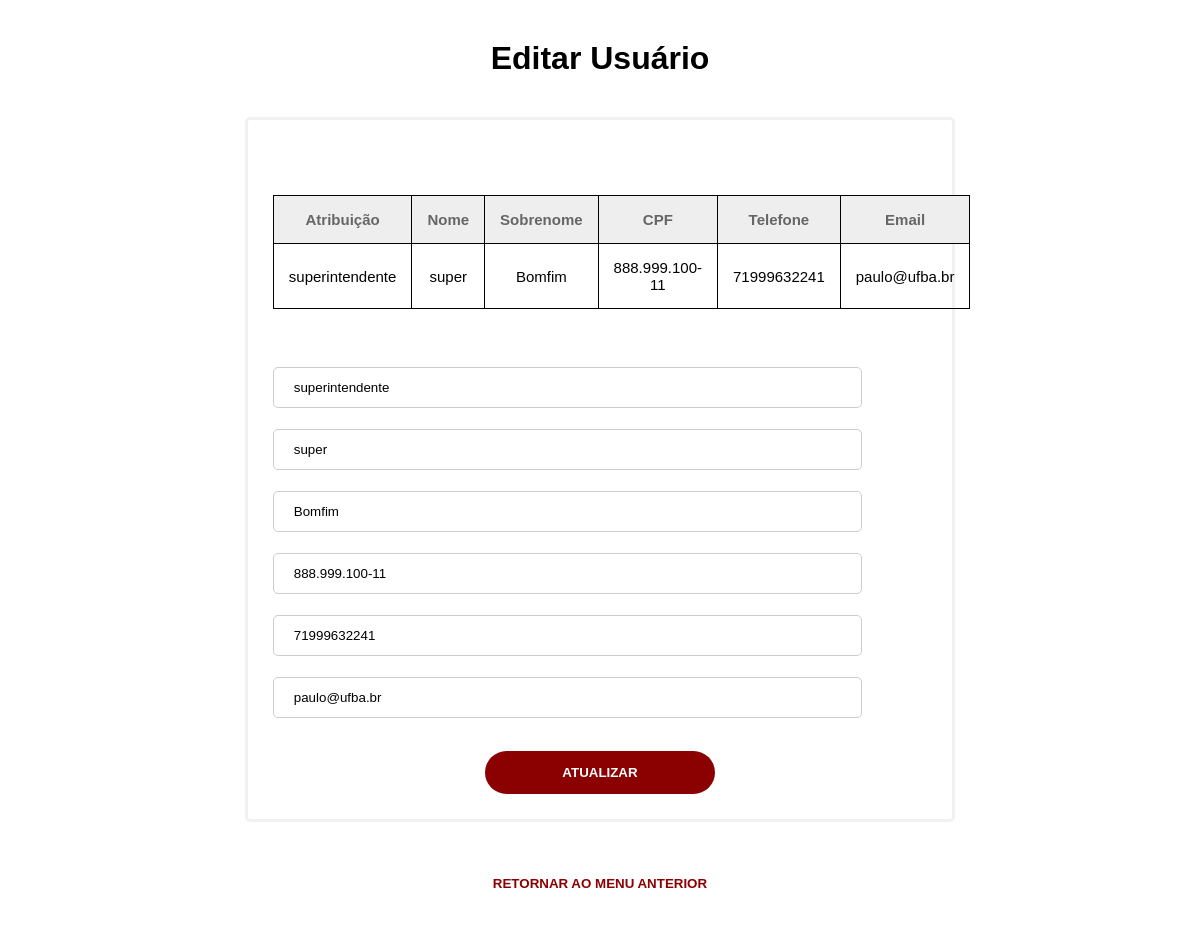
Screenshot of /usuarios/action/editar.php?id=3 with the database file from the repository.
### tables this page shows
CREATE TABLE IF NOT EXISTS `usuarios` (
  `id` int(11) NOT NULL AUTO_INCREMENT,
  `role` enum('diretor','funcionario','dirigente','superintendente','coordenador','visitante') NOT NULL DEFAULT 'funcionario',
  `nome` varchar(50) NOT NULL DEFAULT '',
  `sobrenome` varchar(50) NOT NULL DEFAULT '',
  `cpf` varchar(15) NOT NULL DEFAULT '',
  `telefone` varchar(11) NOT NULL DEFAULT '',
  `email` varchar(50) NOT NULL DEFAULT '',
  `senha` varchar(50) NOT NULL DEFAULT '',
  `aut` enum('0','1') DEFAULT '0',
  PRIMARY KEY (`id`)
);

### usuarios/action/editar.php (the view, shortened to what this page needs)
<?php
    include "..\conexao.php";
    $id = $_GET['id'];
    $query = "SELECT * FROM usuarios WHERE id = '$id' ";
?>
<!DOCTYPE html>
<html>
    <head>
        <link rel="stylesheet" href="..\..\css\actions.css">
        <link rel="stylesheet" href="..\..\css\action_editar.css">
        <link rel="stylesheet" href="..\..\css\casseb_style.css">
    </head>
    <header>
        <h1>Editar Usuário</h1>
    </header>
    <body class="casseb-style">
        <div class="conteudo-completo">
        	<?php
            	if ($stmt = $con->prepare($query)) {
                        $stmt->execute();
                        $stmt->bind_result($id, $role, $nome, $sobrenome, $cpf, $telefone, $email,$senha,$aut);
            ?>
           	<table >
                <thead>
                    <tr>
                        <td>Atribuição</td>
                        <td>Nome</td>
                        <td>Sobrenome</td>
                        <td>CPF</td>
                        <td>Telefone</td>
                        <td>Email</td>
                    </tr>
            </thead>
        <?php while ($stmt->fetch()) {  ?>
                <tr>
                    <td><?php printf("%s", $role)?></td>
                    <td><?php printf("%s", $nome)?></td>
                    <td><?php printf("%s", $sobrenome)?></td>
                    <td><?php printf("%s", $cpf)?></td>
                    <td><?php printf("%s", $telefone)?></td>
                    <td><?php printf("%s", $email)?></td>
                </tr>
            </table>
        	<?php } ?>
            <form method="post" >
                <div class="edit-input">
                    <input type="text" name="i_role" value="<?php echo $role?>">
            	</div>
                <div class="edit-input">
                    <input type="text" name="i_nome" value="<?php echo $nome?>">
            	</div>
                <div class="edit-input">
                    <input type="text" name="i_sobrenome" value="<?php echo $sobrenome?>">
            	</div>
                <div class="edit-input">
                    <input type="text" name="i_cpf" value="<?php echo $cpf?>">
                </div>
                <div class="edit-input">
                    <input type="text" name="i_telefone" value="<?php echo $telefone?>">
            	</div>
                <div class="edit-input">
                    <input type="text" name="i_email" value="<?php echo $email?>">
                </div>
            	<button type="submit" value="Atualizar">Atualizar</button>
            </form>
            <?php
            }
        ?>
        </div>
        <a href="..\index.php" class="menu-link">Retornar ao Menu Anterior</a>
    </body>
</html>

### css/actions.css (style rules this page uses)
.conteudo-completo { padding: 25px; border: 3px solid #f1f1f1; margin: 40px 20%; border-radius: 5px; }
h1 { margin-top: 40px; text-align: center; }
body { font-family: Arial, Helvetica, sans-serif; }
input[type=text], input[type=password], input[type=number], input[type=email], input[type=usuario_adm] { width: 100%; padding: 12px 20px; margin: 8px 0; display: inline-block; border: 1px solid #ccc; box-sizing: border-box; border-radius: 5px; }
button { background-color: rgb(26, 63, 103); color: white; padding: 14px 20px; border: none; cursor: pointer; font-weight: bold; text-transform: uppercase; border-radius: 50px; width: 35%; margin-left: auto; display: block; margin-right: auto; margin-top: 25px; }
table, th, td { border: 1px solid black; border-collapse: collapse; margin: 50px; margin-left: auto; margin-right: auto; }
table thead { background-color: #eee; color: #666666; font-weight: bold; cursor: default; }
th, td, tr { font-family: arial; font-size: 15px; padding: 15px; text-align: center; }

### css/action_editar.css (style rules this page uses)
.menu-link { text-decoration: none; text-align: center; font: 400 13.3333px Arial; padding: 14px 20px; border: none; cursor: pointer; font-weight: bold; text-transform: uppercase; border-radius: 50px; width: 35%; margin-left: auto; display: block; margin-right: auto; margin-top: 25px; background-color: white; margin-bottom: 30px; }
.edit-input { margin-bottom: 5px; }
.edit-input input[type=text], .edit-input input[type=password], .edit-input input[type=number], .edit-input input[type=email], .edit-input input[type=usuario_adm] { width: 90%; }

### css/casseb_style.css (style rules this page uses)
button, .header-tab { background-color: #8B0000; }
.menu-button, .menu-link { color: #8B0000; }

### rows the page displays
usuarios: role "superintendente", nome "super", sobrenome "Bomfim", cpf "888.999.100-11", telefone "71999632241", email "paulo@ufba.br", i_role "superintendente", i_nome "super", i_sobrenome "Bomfim", i_cpf "888.999.100-11", i_telefone "71999632241", i_email "paulo@ufba.br"
